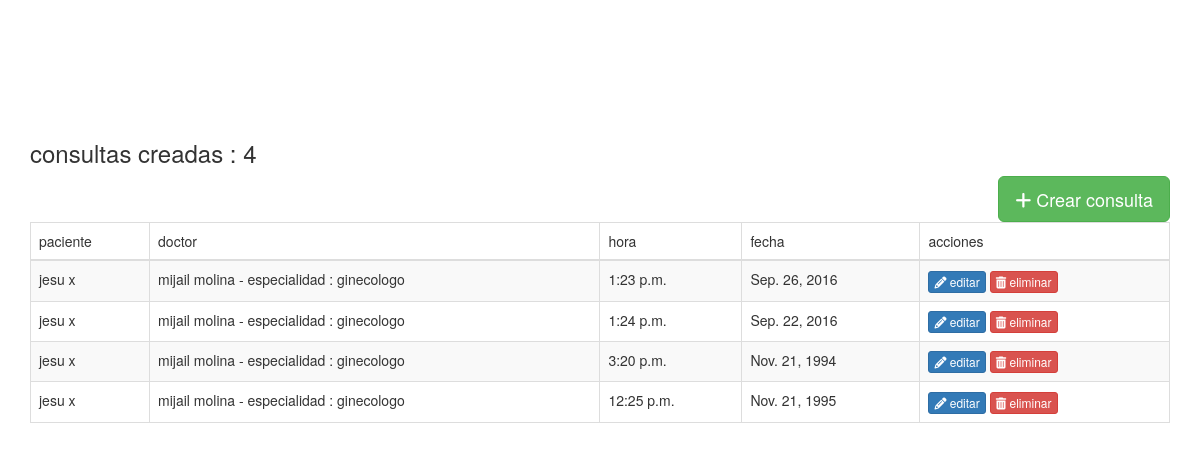
The app's page / (signed in) with its own data.
### todo/models.py (models this page shows)
class Consulta(models.Model):
    doctor = models.ForeignKey(Doctor)
    paciente = models.ForeignKey(Paciente)
    hora = models.TimeField()
    fecha = models.DateField()
    class Meta:
        unique_together = ['doctor', 'paciente', 'fecha', 'hora']

class BasePersona(models.Model):
    nombre = models.CharField(max_length=50)
    apellido = models.CharField(max_length=50)
    cedula = models.CharField(max_length=50, unique=True)
    class Meta:
        abstract = True
        unique_together = ['nombre', 'apellido', 'cedula']
    def __unicode__(self):
        return "{0} {1}".format(self.nombre, self.apellido)

class Paciente(BasePersona):
    pass

class Doctor(BasePersona):
    especialidad = models.ForeignKey(Especialidad)
    def __unicode__(self):
        return '{0} {1} - especialidad : {2}'.format(self.nombre, self.apellido, self.especialidad)

class Especialidad(models.Model):
    nombre = models.CharField(max_length=50)
    class Meta:
        verbose_name = 'Especialidad'
        verbose_name_plural = 'Especialidades'
    def __unicode__(self):
        return self.nombre

### todo/views.py (the view)
# urls.py: url(r'^$', HomeView.as_view(), name='home'),
class HomeView(BaseTemplateLogin):
    model = Consulta
    template_name = 'home.html'

### todo/templates/home.html
{% extends 'index.html' %}
{% block main %}
    <div class="row">
        <div class="col-md-12">
            <h3>
                consultas creadas :  {{ object_list.count }}
            </h3>
            <a href="{% url 'crear_consulta' %}" class="btn btn-success btn-lg pull-right">
                <i class="fa fa-plus"></i> Crear consulta
            </a>
        </div>
        <br><br><br>
        <div class="col-md-12">
            <table class="table table-striped table-hover table-bordered">
                <thead>
                    <tr>
                        <td>paciente</td>
                        <td>doctor</td>
                        <td>hora</td>
                        <td>fecha</td>
                        <td>acciones</td>
                    </tr>
                </thead>
                <tbody>
                    {% for consulta in object_list %}
                        <tr>
                            <td>{{ consulta.paciente }}</td>
                            <td>{{ consulta.doctor }}</td>
                            <td>{{ consulta.hora }}</td>
                            <td>{{ consulta.fecha }}</td>
                            <td>
                                <a href="{% url 'modificar_consulta' consulta.id %}" class="btn btn-primary btn-xs">
                                    <i class="fa fa-pencil"></i> editar
                                </a>
                                <a href="{% url 'eliminar_consulta' consulta.id %}" class="btn btn-danger btn-xs">
                                    <i class="fa fa-trash"></i> eliminar
                                </a>
                            </td>
                        </tr>
                    {% endfor %}
                </tbody>
            </table>
        </div>
    </div>
{% endblock %}

### todo/templates/index.html (shortened to what this page needs)
<!DOCTYPE html>
<html lang="en">
<head>
    <link rel="stylesheet" href="http://fontawesome.io/assets/font-awesome/css/font-awesome.css">
    <link href="https://maxcdn.bootstrapcdn.com/bootstrap/3.3.7/css/bootstrap.min.css" rel="stylesheet">
</head>
<body>
    <div class="container" style="padding-top: 10%">
        {% block main %}{% endblock %}
    </div>
</body>
</html>

### records on screen
Consulta: paciente "jesu x", doctor "mijail molina - especialidad : ginecologo", hora "1:23 p.m.", fecha "Sep. 26, 2016"
Consulta: paciente "jesu x", doctor "mijail molina - especialidad : ginecologo", hora "1:24 p.m.", fecha "Sep. 22, 2016"
Consulta: paciente "jesu x", doctor "mijail molina - especialidad : ginecologo", hora "3:20 p.m.", fecha "Nov. 21, 1994"
Consulta: paciente "jesu x", doctor "mijail molina - especialidad : ginecologo", hora "12:25 p.m.", fecha "Nov. 21, 1995"

### other values on screen
{{ object_list.count }} "4"
